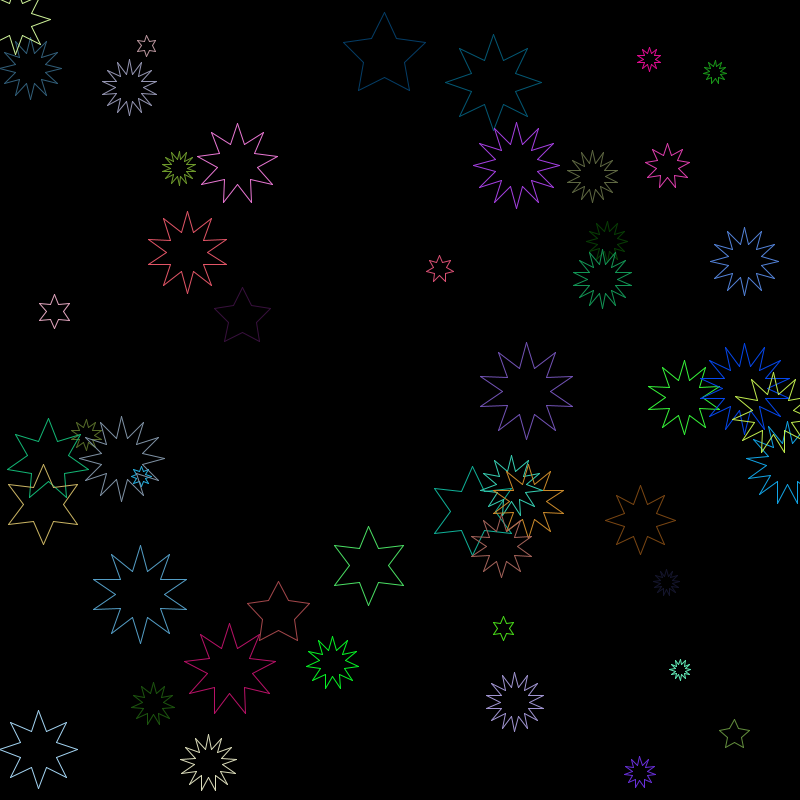
Frame 1 (no input)
Frame 60 (the mouse pressed at the canvas centre just before this capture): identical to frame 1, image omitted
Frame 120 (the mouse held since frame 60 and released just before this capture): identical to frame 1, image omitted

The Processing sketch that drew this single still picture (run headless with seeded random() and noise(); from frame 60 on, the mouse is pressed at the canvas centre):

// Processing sketch: star2
// ── star2.pde
void setup()
{
  background(0);
  size(800, 800);
 
  for(int stars = 0; stars < 50 ; stars ++)
  {
    drawStar(random(0, width), random(0, height), random(10, 50), (int)random(5, 15)); 
    stroke(random(0, 255),random(0, 255),random(0, 255));
   //fill(random(0, 255),random(0, 255),random(0, 255));
  } 
}

void draw()
{

}

void drawStar(float centerx, float centery, float rad, int points)
{
    float thetaInc = TWO_PI / (points * 2);
    float lastX;
    float lastY;
    lastX = centerx;
    lastY = centery -rad; 
    
    for (int i = 1 ; i <= (points * 2) ; i ++)
    {
      float theta = i * thetaInc;
      float x, y;
      float r;
      if (i % 2 == 1)
      {
        r = rad * 0.5f;
      }
      else
      {
        r = rad;        
      }

      x = centerx + sin(theta) * r;
      y = centery -cos(theta) * r;
      line(lastX, lastY, x, y);
      lastX = x;
      lastY = y;      
    }
}
